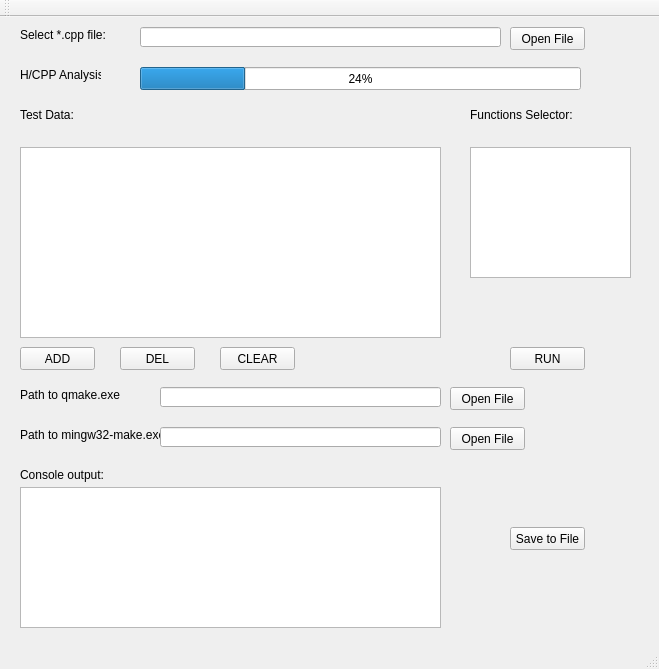
<?xml version="1.0" encoding="UTF-8"?>
<ui version="4.0">
 <class>MainWindow</class>
 <widget class="QMainWindow" name="MainWindow">
  <property name="geometry">
   <rect>
    <x>0</x>
    <y>0</y>
    <width>659</width>
    <height>669</height>
   </rect>
  </property>
  <property name="windowTitle">
   <string>Code generator</string>
  </property>
  <widget class="QWidget" name="centralWidget">
   <widget class="QLabel" name="label">
    <property name="geometry">
     <rect>
      <x>20</x>
      <y>10</y>
      <width>141</width>
      <height>16</height>
     </rect>
    </property>
    <property name="text">
     <string>Select *.cpp file:</string>
    </property>
   </widget>
   <widget class="QLineEdit" name="txtFile">
    <property name="geometry">
     <rect>
      <x>140</x>
      <y>10</y>
      <width>361</width>
      <height>20</height>
     </rect>
    </property>
   </widget>
   <widget class="QPushButton" name="btnOpenFile">
    <property name="geometry">
     <rect>
      <x>510</x>
      <y>10</y>
      <width>75</width>
      <height>23</height>
     </rect>
    </property>
    <property name="text">
     <string>Open File</string>
    </property>
   </widget>
   <widget class="QLabel" name="label_2">
    <property name="geometry">
     <rect>
      <x>20</x>
      <y>50</y>
      <width>81</width>
      <height>16</height>
     </rect>
    </property>
    <property name="text">
     <string>H/CPP Analysis</string>
    </property>
   </widget>
   <widget class="QProgressBar" name="prgAnalysis">
    <property name="geometry">
     <rect>
      <x>140</x>
      <y>50</y>
      <width>441</width>
      <height>23</height>
     </rect>
    </property>
    <property name="value">
     <number>24</number>
    </property>
   </widget>
   <widget class="QListWidget" name="listFunctions">
    <property name="geometry">
     <rect>
      <x>470</x>
      <y>130</y>
      <width>161</width>
      <height>131</height>
     </rect>
    </property>
   </widget>
   <widget class="QTableWidget" name="tableTestData">
    <property name="geometry">
     <rect>
      <x>20</x>
      <y>130</y>
      <width>421</width>
      <height>191</height>
     </rect>
    </property>
   </widget>
   <widget class="QPushButton" name="btnRun">
    <property name="geometry">
     <rect>
      <x>510</x>
      <y>330</y>
      <width>75</width>
      <height>23</height>
     </rect>
    </property>
    <property name="text">
     <string>RUN</string>
    </property>
   </widget>
   <widget class="QLabel" name="label_3">
    <property name="geometry">
     <rect>
      <x>470</x>
      <y>90</y>
      <width>111</width>
      <height>16</height>
     </rect>
    </property>
    <property name="text">
     <string>Functions Selector:</string>
    </property>
   </widget>
   <widget class="QLabel" name="label_4">
    <property name="geometry">
     <rect>
      <x>20</x>
      <y>90</y>
      <width>61</width>
      <height>16</height>
     </rect>
    </property>
    <property name="text">
     <string>Test Data:</string>
    </property>
   </widget>
   <widget class="QTextEdit" name="textConsoleOut">
    <property name="geometry">
     <rect>
      <x>20</x>
      <y>470</y>
      <width>421</width>
      <height>141</height>
     </rect>
    </property>
   </widget>
   <widget class="QLabel" name="label_5">
    <property name="geometry">
     <rect>
      <x>20</x>
      <y>450</y>
      <width>91</width>
      <height>16</height>
     </rect>
    </property>
    <property name="text">
     <string>Console output:</string>
    </property>
   </widget>
   <widget class="QPushButton" name="btnSave">
    <property name="geometry">
     <rect>
      <x>510</x>
      <y>510</y>
      <width>75</width>
      <height>23</height>
     </rect>
    </property>
    <property name="text">
     <string>Save to File</string>
    </property>
   </widget>
   <widget class="QPushButton" name="btnAdd">
    <property name="geometry">
     <rect>
      <x>20</x>
      <y>330</y>
      <width>75</width>
      <height>23</height>
     </rect>
    </property>
    <property name="text">
     <string>ADD</string>
    </property>
   </widget>
   <widget class="QPushButton" name="btnDel">
    <property name="geometry">
     <rect>
      <x>120</x>
      <y>330</y>
      <width>75</width>
      <height>23</height>
     </rect>
    </property>
    <property name="text">
     <string>DEL</string>
    </property>
   </widget>
   <widget class="QPushButton" name="btnClear">
    <property name="geometry">
     <rect>
      <x>220</x>
      <y>330</y>
      <width>75</width>
      <height>23</height>
     </rect>
    </property>
    <property name="text">
     <string>CLEAR</string>
    </property>
   </widget>
   <widget class="QLabel" name="label_6">
    <property name="geometry">
     <rect>
      <x>20</x>
      <y>370</y>
      <width>101</width>
      <height>16</height>
     </rect>
    </property>
    <property name="text">
     <string>Path to qmake.exe</string>
    </property>
   </widget>
   <widget class="QLineEdit" name="txtQmake">
    <property name="geometry">
     <rect>
      <x>160</x>
      <y>370</y>
      <width>281</width>
      <height>20</height>
     </rect>
    </property>
   </widget>
   <widget class="QPushButton" name="btnGetQmake">
    <property name="geometry">
     <rect>
      <x>450</x>
      <y>370</y>
      <width>75</width>
      <height>23</height>
     </rect>
    </property>
    <property name="text">
     <string>Open File</string>
    </property>
   </widget>
   <widget class="QLabel" name="label_7">
    <property name="geometry">
     <rect>
      <x>20</x>
      <y>410</y>
      <width>141</width>
      <height>16</height>
     </rect>
    </property>
    <property name="text">
     <string>Path to mingw32-make.exe</string>
    </property>
   </widget>
   <widget class="QLineEdit" name="txtMinGW">
    <property name="geometry">
     <rect>
      <x>160</x>
      <y>410</y>
      <width>281</width>
      <height>20</height>
     </rect>
    </property>
   </widget>
   <widget class="QPushButton" name="btnGetMinGW">
    <property name="geometry">
     <rect>
      <x>450</x>
      <y>410</y>
      <width>75</width>
      <height>23</height>
     </rect>
    </property>
    <property name="text">
     <string>Open File</string>
    </property>
   </widget>
  </widget>
  <widget class="QMenuBar" name="menuBar">
   <property name="geometry">
    <rect>
     <x>0</x>
     <y>0</y>
     <width>659</width>
     <height>20</height>
    </rect>
   </property>
  </widget>
  <widget class="QToolBar" name="mainToolBar">
   <attribute name="toolBarArea">
    <enum>TopToolBarArea</enum>
   </attribute>
   <attribute name="toolBarBreak">
    <bool>false</bool>
   </attribute>
  </widget>
  <widget class="QStatusBar" name="statusBar"/>
 </widget>
 <layoutdefault spacing="6" margin="11"/>
 <resources/>
 <connections/>
</ui>
